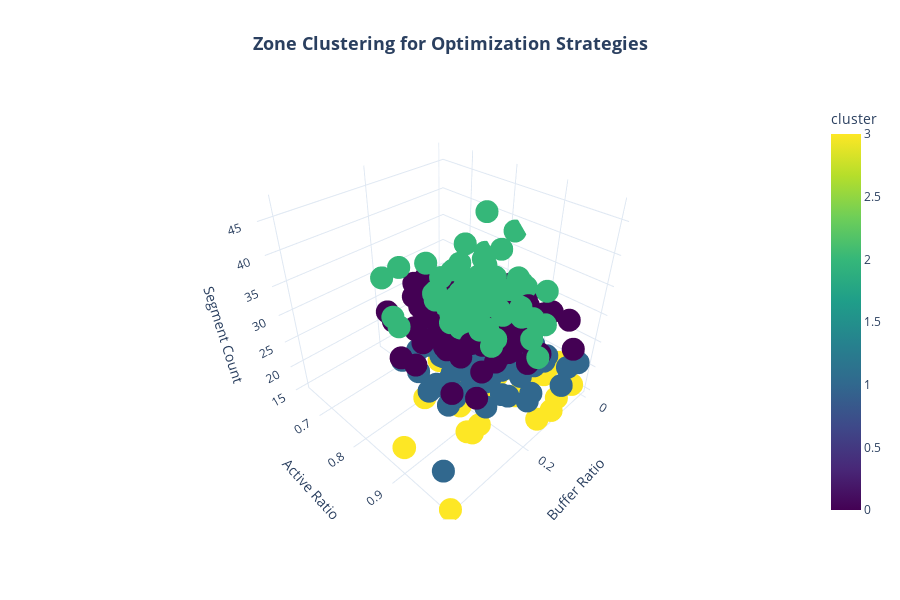
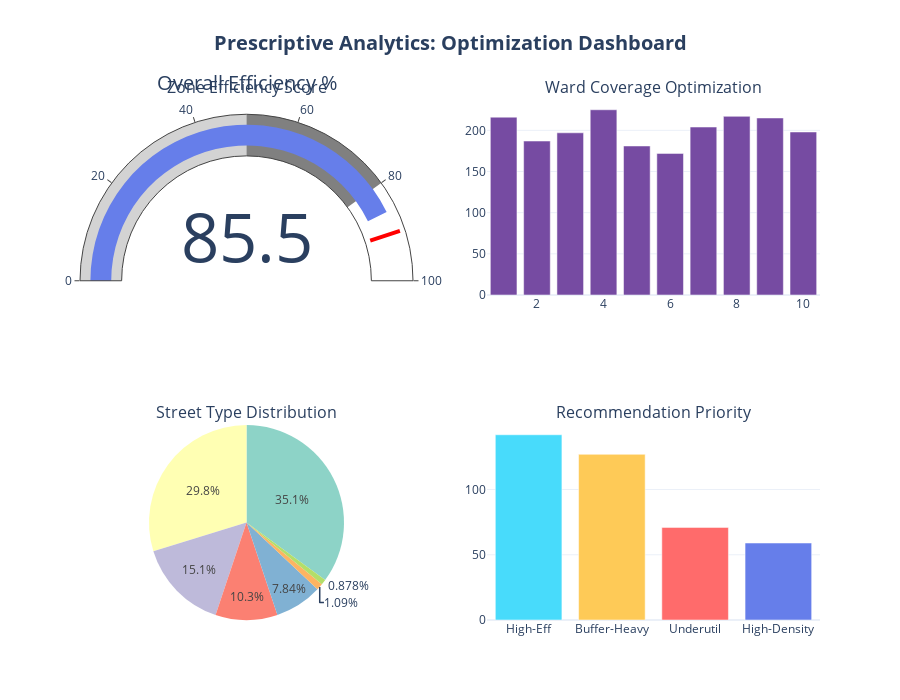

The cell these charts' notebook holds for them, in order:
### Code cell
# PILLAR 4: PRESCRIPTIVE ANALYTICS
print("\n" + "="*80)
print(" "*25 + "💡 PILLAR 4: PRESCRIPTIVE ANALYTICS")
print("="*80)

# Cluster analysis for zone optimization
# Prepare clustering features
cluster_features = df.groupby('zone').agg({
    'buffer': lambda x: (x == 'Y').mean(),
    'status': lambda x: (x == 'Active').mean(),
    'street_name': 'count',
    'ward_-_low': lambda x: x.mode()[0] if not x.empty else 0
}).reset_index()

cluster_features.columns = ['zone', 'buffer_ratio', 'active_ratio', 'segment_count', 'primary_ward']
cluster_features = cluster_features.fillna(0)

# Perform K-means clustering
X_cluster = cluster_features[['buffer_ratio', 'active_ratio', 'segment_count']].values
kmeans = KMeans(n_clusters=4, random_state=42)
cluster_features['cluster'] = kmeans.fit_predict(X_cluster)

# Visualize clusters
fig = px.scatter_3d(cluster_features, 
                   x='buffer_ratio', 
                   y='active_ratio', 
                   z='segment_count',
                   color='cluster',
                   title='<b>Zone Clustering for Optimization Strategies</b>',
                   labels={'buffer_ratio': 'Buffer Ratio',
                          'active_ratio': 'Active Ratio',
                          'segment_count': 'Segment Count'},
                   color_continuous_scale='viridis',
                   hover_data=['zone'])

fig.update_layout(
    height=600,
    template='plotly_white',
    title_x=0.5,
    title_font_size=18
)
fig.show()

# Generate recommendations
print("\n🎯 PRESCRIPTIVE RECOMMENDATIONS:\n")

recommendations = {
    0: {
        'name': 'High-Efficiency Zones',
        'action': 'Maintain current configuration',
        'priority': 'Low',
        'description': 'These zones are operating efficiently with high active rates.'
    },
    1: {
        'name': 'Buffer-Heavy Zones',
        'action': 'Consider adding physical signage',
        'priority': 'Medium',
        'description': 'High buffer ratio indicates potential for standard segment conversion.'
    },
    2: {
        'name': 'Underutilized Zones',
        'action': 'Review zone boundaries and merge possibilities',
        'priority': 'High',
        'description': 'Low active rates suggest potential for consolidation.'
    },
    3: {
        'name': 'High-Density Zones',
        'action': 'Monitor for subdivision opportunities',
        'priority': 'Medium',
        'description': 'Large segment counts may benefit from zone splitting.'
    }
}

for cluster_id in range(4):
    cluster_zones = cluster_features[cluster_features['cluster'] == cluster_id]
    print(f"📍 Cluster {cluster_id}: {recommendations[cluster_id]['name']}")
    print(f"   • Number of Zones: {len(cluster_zones)}")
    print(f"   • Action: {recommendations[cluster_id]['action']}")
    print(f"   • Priority: {recommendations[cluster_id]['priority']}")
    print(f"   • Details: {recommendations[cluster_id]['description']}")
    print(f"   • Sample Zones: {cluster_zones['zone'].head(3).tolist()}\n")

# Create optimization dashboard
fig = make_subplots(
    rows=2, cols=2,
    subplot_titles=('Zone Efficiency Score', 'Ward Coverage Optimization',
                   'Street Type Distribution', 'Recommendation Priority'),
    specs=[[{'type': 'indicator'}, {'type': 'bar'}],
           [{'type': 'pie'}, {'type': 'bar'}]]
)

# Efficiency indicator
efficiency_score = (df['status'] == 'Active').mean() * 100
fig.add_trace(
    go.Indicator(
        mode="gauge+number",
        value=efficiency_score,
        title={'text': "Overall Efficiency %"},
        gauge={'axis': {'range': [None, 100]},
               'bar': {'color': COLORS['primary']},
               'steps': [
                   {'range': [0, 50], 'color': "lightgray"},
                   {'range': [50, 80], 'color': "gray"}],
               'threshold': {'line': {'color': "red", 'width': 4},
                           'thickness': 0.75, 'value': 90}}),
    row=1, col=1
)

# Ward coverage
ward_coverage = df.groupby('ward_-_low').size().head(10)
fig.add_trace(
    go.Bar(x=ward_coverage.index, y=ward_coverage.values,
           marker_color=COLORS['secondary']),
    row=1, col=2
)

# Street type distribution
street_type_dist = df['street_type'].value_counts()
fig.add_trace(
    go.Pie(labels=street_type_dist.index, values=street_type_dist.values,
           marker_colors=px.colors.qualitative.Set3),
    row=2, col=1
)

# Priority distribution
priority_counts = pd.Series([len(cluster_features[cluster_features['cluster'] == i]) 
                            for i in range(4)])
fig.add_trace(
    go.Bar(x=['High-Eff', 'Buffer-Heavy', 'Underutil', 'High-Density'],
           y=priority_counts.values,
           marker_color=[COLORS['success'], COLORS['warning'], 
                        COLORS['danger'], COLORS['primary']]),
    row=2, col=2
)

fig.update_layout(
    title='<b>Prescriptive Analytics: Optimization Dashboard</b>',
    showlegend=False,
    height=700,
    template='plotly_white',
    title_x=0.5,
    title_font_size=20
)

fig.show()

### Figure 1 — Plotly figure (JSON) as saved in the notebook; plotly's stock layout.template omitted (floating-point values rounded to 4 significant figures; data arrays with more than 128 entries replaced by an {"elided": "..."} marker saying what was removed)
{"data": [{"customdata": {"elided": "399x1 int values"}, "hovertemplate": "Buffer Ratio=%{x}<br>Active Ratio=%{y}<br>Segment Count=%{z}<br>zone=%{customdata[0]}<br>cluster=%{marker.color}<extra></extra>", "legendgroup": "", "marker": {"color": {"elided": "399 int values"}, "coloraxis": "coloraxis", "symbol": "circle"}, "mode": "markers", "name": "", "scene": "scene", "showlegend": false, "type": "scatter3d", "x": {"elided": "399 float values"}, "y": {"elided": "399 float values"}, "z": {"elided": "399 int values"}}], "layout": {"coloraxis": {"colorbar": {"title": {"text": "cluster"}}, "colorscale": [[0, "#440154"], [0.1111, "#482878"], [0.2222, "#3e4989"], [0.3333, "#31688e"], [0.4444, "#26828e"], [0.5556, "#1f9e89"], [0.6667, "#35b779"], [0.7778, "#6ece58"], [0.8889, "#b5de2b"], [1, "#fde725"]]}, "height": 600, "legend": {"tracegroupgap": 0}, "scene": {"domain": {"x": [0, 1], "y": [0, 1]}, "xaxis": {"title": {"text": "Buffer Ratio"}}, "yaxis": {"title": {"text": "Active Ratio"}}, "zaxis": {"title": {"text": "Segment Count"}}}, "title": {"font": {"size": 18}, "text": "<b>Zone Clustering for Optimization Strategies</b>", "x": 0.5}}}

### Figure 2 — Plotly figure (JSON) as saved in the notebook; plotly's stock layout.template omitted (floating-point values rounded to 4 significant figures)
{"data": [{"domain": {"x": [0, 0.45], "y": [0.625, 1]}, "gauge": {"axis": {"range": [null, 100]}, "bar": {"color": "#667eea"}, "steps": [{"color": "lightgray", "range": [0, 50]}, {"color": "gray", "range": [50, 80]}], "threshold": {"line": {"color": "red", "width": 4}, "thickness": 0.75, "value": 90}}, "mode": "gauge+number", "title": {"text": "Overall Efficiency %"}, "type": "indicator", "value": 85.48}, {"marker": {"color": "#764ba2"}, "type": "bar", "x": [1.0, 2.0, 3.0, 4.0, 5.0, 6.0, 7.0, 8.0, 9.0, 10.0], "xaxis": "x", "y": [216, 187, 197, 225, 181, 172, 204, 217, 215, 198], "yaxis": "y"}, {"domain": {"x": [0, 0.45], "y": [0, 0.375]}, "labels": ["AVE", "ST", "BLVD", "DR", "RD", "nan", "PKWY"], "marker": {"colors": ["rgb(141,211,199)", "rgb(255,255,179)", "rgb(190,186,218)", "rgb(251,128,114)", "rgb(128,177,211)", "rgb(253,180,98)", "rgb(179,222,105)", "rgb(252,205,229)", "rgb(217,217,217)", "rgb(188,128,189)", "rgb(204,235,197)", "rgb(255,237,111)"]}, "type": "pie", "values": [3635, 3088, 1564, 1065, 813, 113, 91]}, {"marker": {"color": ["#48dbfb", "#feca57", "#ff6b6b", "#667eea"]}, "type": "bar", "x": ["High-Eff", "Buffer-Heavy", "Underutil", "High-Density"], "xaxis": "x2", "y": [142, 127, 71, 59], "yaxis": "y2"}], "layout": {"annotations": [{"font": {"size": 16}, "showarrow": false, "text": "Zone Efficiency Score", "x": 0.225, "xanchor": "center", "xref": "paper", "y": 1, "yanchor": "bottom", "yref": "paper"}, {"font": {"size": 16}, "showarrow": false, "text": "Ward Coverage Optimization", "x": 0.775, "xanchor": "center", "xref": "paper", "y": 1, "yanchor": "bottom", "yref": "paper"}, {"font": {"size": 16}, "showarrow": false, "text": "Street Type Distribution", "x": 0.225, "xanchor": "center", "xref": "paper", "y": 0.375, "yanchor": "bottom", "yref": "paper"}, {"font": {"size": 16}, "showarrow": false, "text": "Recommendation Priority", "x": 0.775, "xanchor": "center", "xref": "paper", "y": 0.375, "yanchor": "bottom", "yref": "paper"}], "height": 700, "showlegend": false, "title": {"font": {"size": 20}, "text": "<b>Prescriptive Analytics: Optimization Dashboard</b>", "x": 0.5}, "xaxis": {"anchor": "y", "domain": [0.55, 1]}, "xaxis2": {"anchor": "y2", "domain": [0.55, 1]}, "yaxis": {"anchor": "x", "domain": [0.625, 1]}, "yaxis2": {"anchor": "x2", "domain": [0, 0.375]}}}
